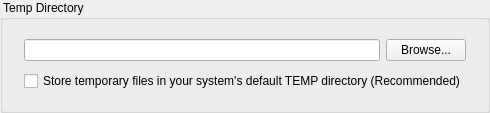
                 <widget class="QGroupBox" name="groupBox_13">
                  <property name="font">
                   <font>
                    <weight>50</weight>
                    <bold>false</bold>
                   </font>
                  </property>
                  <property name="title">
                   <string> Temp Directory </string>
                  </property>
                  <layout class="QGridLayout" name="gridLayout_34">
                   <item row="0" column="1">
                    <layout class="QGridLayout" name="gridLayout_33">
                     <item row="1" column="1">
                      <widget class="QLineEdit" name="lineEditCustomTempFolder">
                       <property name="readOnly">
                        <bool>true</bool>
                       </property>
                      </widget>
                     </item>
                     <item row="1" column="2">
                      <widget class="QPushButton" name="buttonBrowseCustomTempFolder">
                       <property name="text">
                        <string>Browse...</string>
                       </property>
                       <property name="icon">
                        <iconset resource="../res/Icons.qrc">
                         <normaloff>:/icons/folder_explore.png</normaloff>:/icons/folder_explore.png</iconset>
                       </property>
                       <property name="iconSize">
                        <size>
                         <width>16</width>
                         <height>16</height>
                        </size>
                       </property>
                      </widget>
                     </item>
                     <item row="3" column="1" colspan="2">
                      <widget class="QCheckBox" name="checkBoxUseSystemTempFolder">
                       <property name="text">
                        <string>Store temporary files in your system's default TEMP directory (Recommended)</string>
                       </property>
                      </widget>
                     </item>
                     <item row="0" column="1" colspan="2">
                      <spacer name="verticalSpacer_20">
                       <property name="orientation">
                        <enum>Qt::Vertical</enum>
                       </property>
                       <property name="sizeType">
                        <enum>QSizePolicy::Fixed</enum>
                       </property>
                       <property name="sizeHint" stdset="0">
                        <size>
                         <width>20</width>
                         <height>8</height>
                        </size>
                       </property>
                      </spacer>
                     </item>
                     <item row="4" column="1" colspan="2">
                      <spacer name="verticalSpacer_21">
                       <property name="orientation">
                        <enum>Qt::Vertical</enum>
                       </property>
                       <property name="sizeType">
                        <enum>QSizePolicy::Fixed</enum>
                       </property>
                       <property name="sizeHint" stdset="0">
                        <size>
                         <width>20</width>
                         <height>8</height>
                        </size>
                       </property>
                      </spacer>
                     </item>
                     <item row="1" column="0">
                      <spacer name="horizontalSpacer_37">
                       <property name="orientation">
                        <enum>Qt::Horizontal</enum>
                       </property>
                       <property name="sizeType">
                        <enum>QSizePolicy::Fixed</enum>
                       </property>
                       <property name="sizeHint" stdset="0">
                        <size>
                         <width>10</width>
                         <height>20</height>
                        </size>
                       </property>
                      </spacer>
                     </item>
                     <item row="1" column="3">
                      <spacer name="horizontalSpacer_38">
                       <property name="orientation">
                        <enum>Qt::Horizontal</enum>
                       </property>
                       <property name="sizeType">
                        <enum>QSizePolicy::Fixed</enum>
                       </property>
                       <property name="sizeHint" stdset="0">
                        <size>
                         <width>10</width>
                         <height>20</height>
                        </size>
                       </property>
                      </spacer>
                     </item>
                     <item row="2" column="1" colspan="2">
                      <spacer name="verticalSpacer_22">
                       <property name="orientation">
                        <enum>Qt::Vertical</enum>
                       </property>
                       <property name="sizeType">
                        <enum>QSizePolicy::Fixed</enum>
                       </property>
                       <property name="sizeHint" stdset="0">
                        <size>
                         <width>20</width>
                         <height>4</height>
                        </size>
                       </property>
                      </spacer>
                     </item>
                    </layout>
                   </item>
                  </layout>
                 </widget>
